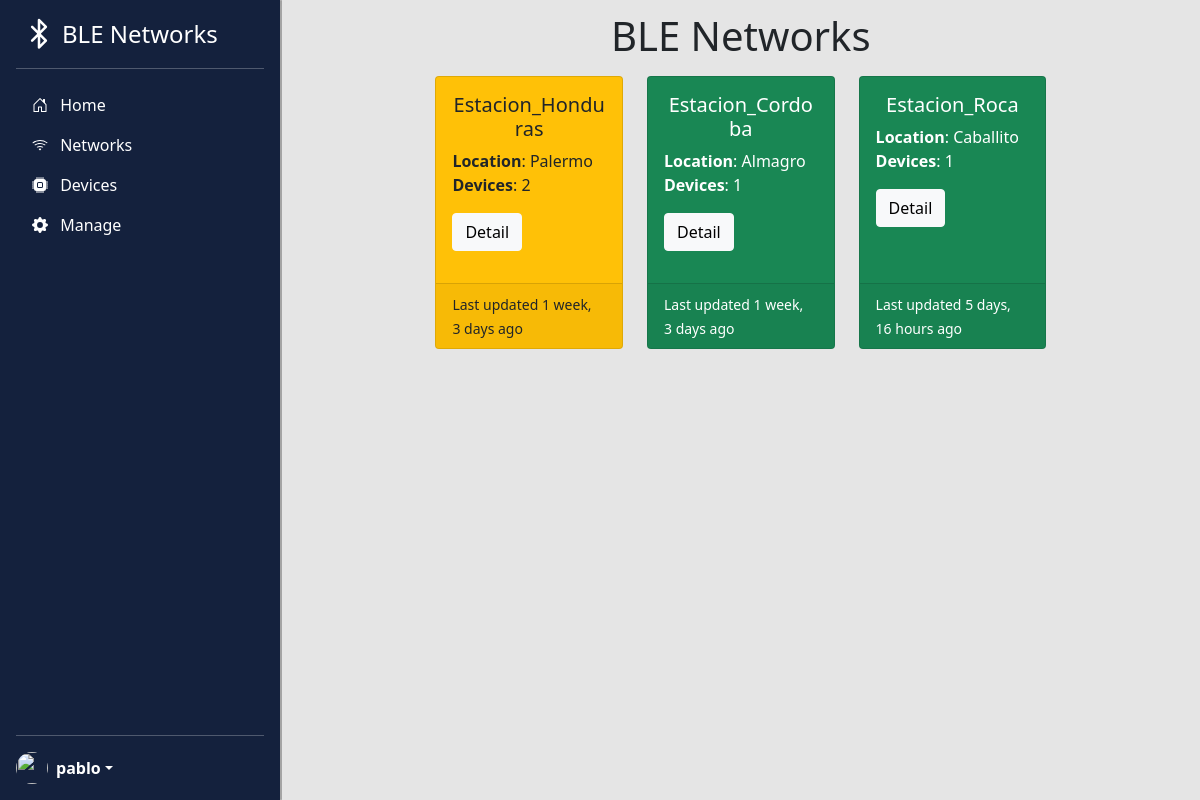
Screenshot of /bledevices/network/ (signed in) with the database file from the repository.
### bledevices/models.py (models this page shows, shortened)
class BleNetwork(models.Model):
    name = models.CharField(max_length=200)
    location = models.CharField(max_length=200)
    active = models.BooleanField(null=False)
    created_at = models.DateTimeField(auto_now_add=True)
    updated_at = models.DateTimeField(auto_now=True)
    def device_count(self):
        return self.bledevice_set.all().count()
    def is_fully_functional(self):
        if not self.active:
            return False
        for dev in self.bledevice_set.all():
            if dev.active == False:
                return False
        return True

### bledevices/views.py (the view)
# urls.py: path('network/', views.BleNetworkListView.as_view(), name='network_all'),
class BleNetworkListView(ListView):
    model = BleNetwork

### home/context_processors.py (called while the page is built)
def settings(request):
    return {
        'settings': django_settings,
    }

### bledevices/templates/bledevices/blenetwork_list.html
{% extends "base_nav.html" %}
{% load humanize %}
{% block main_page %}
<div class="container" style="flex-direction: column;">
<h1 class="text-center mt-2">BLE Networks</h1>
{% if blenetwork_list %}
<div class="container">
  <div class="row d-flex justify-content-center">
    {% for blenetwork in blenetwork_list %}
    <div class="col-md-6 col-lg-4 col-xl-3 py-2">
    <div {% if not blenetwork.active %} class="card h-100 text-white bg-secondary mb-3" {% elif blenetwork.is_fully_functional %} class = "card h-100 text-white bg-success mb-3" {% else %} class = "card h-100 bg-warning mb-3" {% endif %}">
      <div class="card-body">
        <h5 class="card-text text-center">{{ blenetwork.name}}</h5>
        <p class="card-text">
          <strong>Location</strong>: {{ blenetwork.location }} <br>
          <strong>Devices</strong>: {{ blenetwork.device_count }}
          </p>
          <a href="{% url 'bledevices:network_detail' blenetwork.id %}" class="btn btn-light">Detail</a>
      </div>
      <div class="card-footer">
        <small {% if blenetwork.active and not blenetwork.is_fully_functional %}class="text-black"{% else %}class="text-white"{% endif %}>Last updated {{ blenetwork.updated_at | naturaltime }}</small>
      </div>
    </div>
    </div>
    {% endfor %}
  </div>
</div>
</div>
{% else %}
  <p>There are no BLE devices in the database.</p>
{% endif %}
</main>
{% endblock %}

### home/templates/base_nav.html (shortened to what this page needs)
{% extends "base.html" %}
{% load static %}
{% block head %}
<link rel="stylesheet" type="text/css" href="{% static 'bledevices/sidebars.css' %}">
<link rel="stylesheet" type="text/css" href="{% static 'bledevices/css/style.css' %}">
<link rel="stylesheet" type="text/css" href="{% static 'home/fonts/feather/css/feather.css' %}">
{% endblock %}
{% block navbar %}
<div class="d-none d-sm-flex flex-column flex-shrink-0 p-3 text-white dark" style="width: 280px;">
    <a href="{% url 'bledevices:home' %}" class="d-flex align-items-center mb-3 mb-md-0 me-md-auto text-white text-decoration-none">
      <i class="feather icon-bluetooth me-2 ms-2" style="font-size:30px;"></i>
      <span class="fs-4"> BLE Networks</span>
    </a>
    <hr>
    <ul class="nav nav-pills flex-column mb-auto">
      <li class="nav-item">
        <a href="{% url 'bledevices:home' %}" {% if request.path ==  home_url %} class="nav-link active"{% else %}class="nav-link text-white"{% endif %} aria-current="page">
          <svg class="bi me-2" width="16" height="16"><use xlink:href="#home"/></svg>
          Home
        </a>
      </li>
      <li>
        <a href="{% url 'bledevices:network_all' %}"  class="nav-link text-white">
          <svg class="bi me-2" width="16" height="16"><use xlink:href="#wifi"/></svg>
          Networks
        </a>
      </li>
      <li>
        <a href="{% url 'bledevices:all' %}" class="nav-link text-white">
          <svg class="bi me-2" width="16" height="16"><use xlink:href="#cpu"/></svg>
          Devices
        </a>
      </li>
      <li>
        <a href="#manage-collapse" class="nav-link collapsed text-white" data-bs-toggle="collapse" data-bs-target="#manage-collapse">
          <svg class="bi me-2" width="16" height="16"><use xlink:href="#gear-fill"/></svg>
          Manage
        </a>
      </li>
    </ul>
    <hr>
    {% if user.is_authenticated %}
    <div class="dropdown">
      <a href="#" class="d-flex align-items-center text-white text-decoration-none dropdown-toggle" id="dropdownUser1" data-bs-toggle="dropdown" aria-expanded="false">
        <img src="https://static.wikia.nocookie.net/zelda/images/2/26/Link_Artwork_LAR.png/revision/latest/scale-to-width-down/893?cb=20191015020845&path-prefix=es" alt="" width="32" height="32" class="rounded-circle me-2">
        <strong>{{user.username}}</strong>
      </a>
    </div>
    {% else %}
      <a class="nav-link text-white" href="{% url 'login' %}?next={% url 'bledevices:all' %}">
        <svg class="bi me-2" width="16" height="16"><use xlink:href="#people-circle"/></svg>
        Login
      </a>
    {% endif %}
</div>
{% endblock %}
{% block content %}
<div class="container d-flex flex-column mt-5 mt-sm-1" style="overflow-x: hidden;overflow-y: auto;">
  {% block main_page %}
  {% endblock %}
{% endblock content %}

### bledevices/static/bledevices/sidebars.css (style rules this page uses)
body { min-height: 100vh; min-height: -webkit-fill-available; }
html { height: -webkit-fill-available; }
.bi { vertical-align: -.125em; pointer-events: none; fill: currentColor; }
.dropdown-toggle { outline: 0; }

### bledevices/static/bledevices/css/style.css (style rules this page uses)
:root { --emphasis: #0353A4; --dark: #14213D; --light-grey: #626A69; --light:#E5E5E5; }
.dark { background-color: var(--dark); color: var(--light); }
body { background-color: var(--light); }

### rows the page displays
BleNetwork: name "Estacion_Honduras", location "Palermo", device_count "2", updated_at "1 week, 3 days ago"
BleNetwork: name "Estacion_Cordoba", location "Almagro", device_count "1", updated_at "1 week, 3 days ago"
BleNetwork: name "Estacion_Roca", location "Caballito", device_count "1", updated_at "5 days, 16 hours ago"

### other values shown
{{ user.username }} "pablo"
